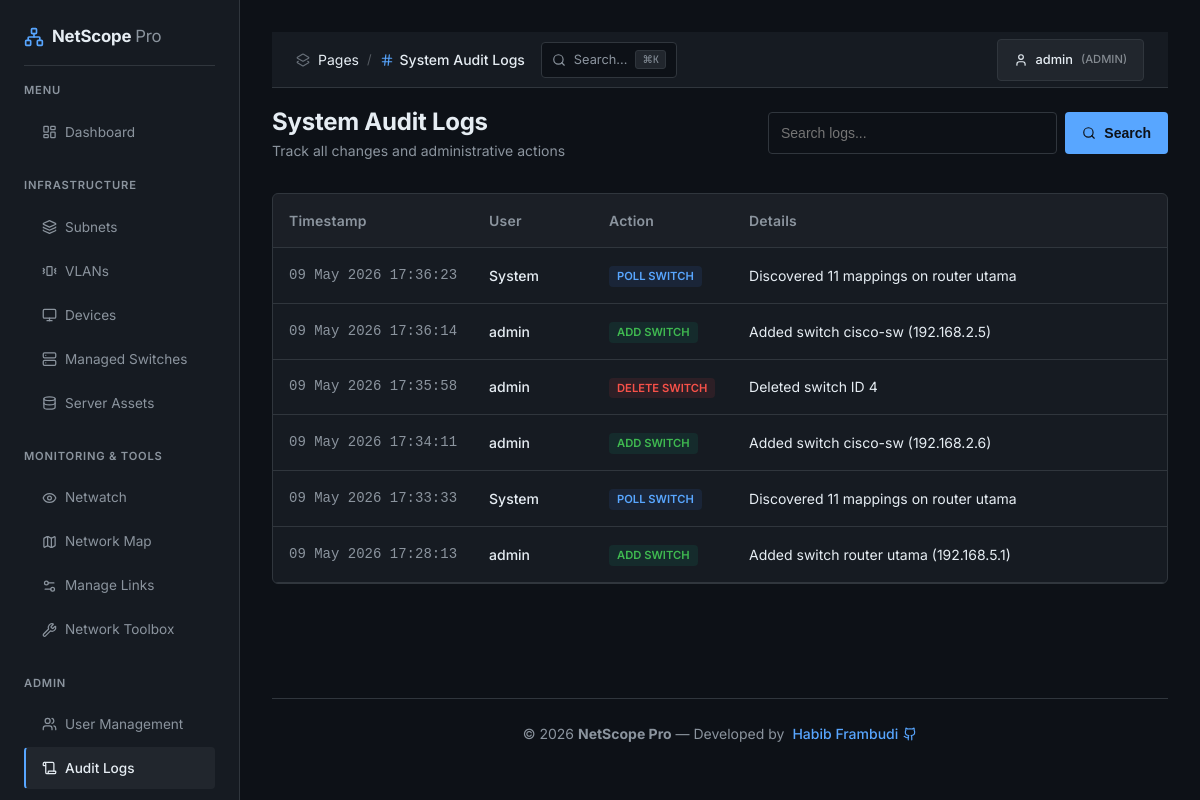
Page /logs.php (signed in) on the committed database.
### tables this page shows
CREATE TABLE `audit_logs` (
  `id` int(11) NOT NULL AUTO_INCREMENT,
  `user_id` int(11) DEFAULT NULL,
  `action` varchar(100) NOT NULL,
  `target_type` varchar(50) DEFAULT NULL,
  `target_id` int(11) DEFAULT NULL,
  `details` text DEFAULT NULL,
  `created_at` timestamp NOT NULL DEFAULT current_timestamp(),
  PRIMARY KEY (`id`),
  KEY `idx_created_at` (`created_at`)
);

CREATE TABLE `users` (
  `id` int(11) NOT NULL AUTO_INCREMENT,
  `username` varchar(50) NOT NULL,
  `password` varchar(255) NOT NULL,
  `email` varchar(100) DEFAULT NULL,
  `role` enum('admin','user','viewer') NOT NULL DEFAULT 'viewer',
  `created_at` timestamp NOT NULL DEFAULT current_timestamp(),
  PRIMARY KEY (`id`),
  UNIQUE KEY `username` (`username`)
);

### includes/config.php (called while the page is built, shortened)
<?php
function is_admin() {
    return isset($_SESSION['role']) && $_SESSION['role'] === 'admin';
}

### logs.php (the view, shortened to what this page needs)
<?php
require_once 'includes/config.php';
$db = get_db_connection();
$page = isset($_GET['page']) ? (int)$_GET['page'] : 1;
$limit = 50;
$offset = ($page - 1) * $limit;
$search = $_GET['search'] ?? '';
$where_clause = "";
$params = [];
$stmt = $db->prepare("SELECT a.*, u.username FROM audit_logs a LEFT JOIN users u ON a.user_id = u.id $where_clause ORDER BY a.created_at DESC LIMIT $limit OFFSET $offset");
$stmt->execute($params);
$logs = $stmt->fetchAll();
$page_title = 'System Audit Logs';
include 'includes/header.php';
?>
<div class="page-header">
    <div>
        <h1 style="font-size: 1.5rem;">System Audit Logs</h1>
        <p style="color: var(--text-muted); font-size: 0.875rem;">Track all changes and administrative actions</p>
    </div>
    <form action="" method="GET" style="display: flex; gap: 0.5rem; flex-wrap: wrap; width: 100%; max-width: 400px; justify-content: flex-end;">
        <input type="text" name="search" value="<?php echo htmlspecialchars($search); ?>" placeholder="Search logs..." class="input-control" style="flex: 1; min-width: 200px;">
        <button type="submit" class="btn btn-primary"><i data-lucide="search" style="width: 14px;"></i> Search</button>
    </form>
</div>
<div class="card" style="padding: 0; overflow: hidden;">
    <div class="table-responsive">
        <table style="width: 100%; border-collapse: collapse; text-align: left;">
            <thead>
                <tr style="border-bottom: 1px solid var(--border); background: rgba(255,255,255,0.02);">
                    <th style="padding: 1rem; color: var(--text-muted); font-size: 0.875rem; width: 180px;">Timestamp</th>
                    <th style="padding: 1rem; color: var(--text-muted); font-size: 0.875rem; width: 120px;">User</th>
                    <th style="padding: 1rem; color: var(--text-muted); font-size: 0.875rem; width: 140px;">Action</th>
                    <th style="padding: 1rem; color: var(--text-muted); font-size: 0.875rem;">Details</th>
                </tr>
            </thead>
            <tbody>
                <?php foreach ($logs as $log): ?>
                <tr style="border-bottom: 1px solid var(--border); transition: background 0.2s ease;">
                    <td style="padding: 1rem; font-size: 0.875rem; color: var(--text-muted); font-family: monospace; white-space: nowrap;">
                        <?php echo date('d M Y H:i:s', strtotime($log['created_at'])); ?>
                    </td>
                    <td style="padding: 1rem;">
                        <span style="font-size: 0.875rem; font-weight: 500;"><?php echo htmlspecialchars($log['username'] ?? 'System'); ?></span>
                    </td>
                    <td style="padding: 1rem;">
                        <?php
                            $badge_bg = 'rgba(59, 130, 246, 0.1)';
                            $badge_color = 'var(--primary)';
                            if (strpos($log['action'], 'delete') !== false) { $badge_bg = 'rgba(239, 68, 68, 0.1)'; $badge_color = 'var(--danger)'; }
                            if (strpos($log['action'], 'add') !== false) { $badge_bg = 'rgba(16, 185, 129, 0.1)'; $badge_color = 'var(--success)'; }
                        ?>
                        <span style="display: inline-block; padding: 2px 8px; border-radius: 4px; font-size: 0.7rem; font-weight: 600; text-transform: uppercase; background: <?php echo $badge_bg; ?>; color: <?php echo $badge_color; ?>; white-space: nowrap;">
                            <?php echo str_replace('_', ' ', $log['action']); ?>
                        </span>
                    </td>
                    <td style="padding: 1rem; font-size: 0.875rem; color: var(--text);">
                        <?php echo htmlspecialchars($log['details']); ?>
                    </td>
                </tr>
                <?php endforeach; ?>
            </tbody>
        </table>
    </div>
</div>
<?php include 'includes/footer.php'; ?>

### includes/header.php (shortened to what this page needs)
<!DOCTYPE html>
<html lang="en">
<head>
    <link rel="stylesheet" href="assets/css/style.css">
</head>
<body>
    <div class="app-container">
        <?php include 'sidebar.php'; ?>
        <main class="main-content">
            <header class="top-header">
                <div style="display: flex; align-items: center; gap: 1rem;">
                    <div class="breadcrumb" style="display: flex; align-items: center; gap: 8px;">
                        <i data-lucide="layers-2" style="width: 14px; color: var(--text-muted); opacity: 0.7;"></i>
                        <span class="text-muted">Pages</span>
                        <span style="opacity: 0.3; font-size: 0.8rem;">/</span>
                        <span style="display: flex; align-items: center; gap: 6px; font-weight: 500;">
                            <?php
                            $icon_map = ['Dashboard' => 'layout-dashboard', 'Reports' => 'bar-chart-3', 'Subnets' => 'layers', 'Devices' => 'monitor', 'Managed Switches' => 'server', 'Topology' => 'map'];
                            $current_icon = $icon_map[$page_title] ?? 'hash';
                            ?>
                            <i data-lucide="<?php echo $current_icon; ?>" style="width: 14px; color: var(--primary);"></i>
                            <?php echo isset($page_title) ? $page_title : 'Dashboard'; ?>
                        </span>
                    </div>
                    <div class="search-trigger" onclick="openSearch()" style="background: var(--background); border: 1px solid var(--border); padding: 5px 10px; border-radius: var(--radius-sm); display: flex; align-items: center; gap: 8px; cursor: pointer; transition: border-color 0.15s;">
                        <i data-lucide="search" style="width: 14px; color: var(--text-muted);"></i>
                        <span style="color: var(--text-muted); font-size: 0.8rem;">Search...</span>
                        <kbd style="background: var(--surface-light); border: 1px solid var(--border); color: var(--text-muted); padding: 1px 6px; border-radius: 3px; font-size: 0.65rem; font-family: 'JetBrains Mono', monospace;">⌘K</kbd>
                    </div>
                </div>
                <div class="user-menu">
                    <span class="btn btn-secondary" style="font-size: 0.8rem; gap: 8px;">
                        <i data-lucide="user" style="width: 14px;"></i>
                        <?php echo $_SESSION['username'] ?? 'User'; ?>
                        <span style="opacity: 0.5; font-size: 0.7rem;">(<?php echo strtoupper($_SESSION['role'] ?? 'viewer'); ?>)</span>
                    </span>
                </div>
            </header>
            <div class="content-wrapper mt-4">

### includes/sidebar.php (shortened to what this page needs)
<aside class="sidebar">
    <div class="sidebar-logo" style="display: flex; align-items: center; gap: 8px;">
        <i data-lucide="network" style="color: var(--primary); width: 20px;"></i>
        <h2 style="font-size: 1.05rem; font-weight: 700; color: var(--text); letter-spacing: -0.01em;">NetScope <span style="color: var(--text-muted); font-weight: 400;">Pro</span></h2>
    </div>
    <nav class="sidebar-nav">
        <?php
        $current = basename($_SERVER['PHP_SELF']);
        $menu_groups = [
            'Menu' => [
                ['index', 'layout-dashboard', 'Dashboard']
            ],
            'Infrastructure' => [
                ['subnets', 'layers', 'Subnets'],
                ['vlans', 'vibrate', 'VLANs'],
                ['devices', 'monitor', 'Devices'],
                ['switches', 'server', 'Managed Switches'],
                ['server-assets', 'database', 'Server Assets'],
            ],
            'Monitoring & Tools' => [
                ['netwatch', 'eye', 'Netwatch'],
                ['topology', 'map', 'Network Map'],
                ['topology-manager', 'settings-2', 'Manage Links'],
                ['tools', 'wrench', 'Network Toolbox'],
            ]
        ];
        foreach ($menu_groups as $group_label => $items):
        ?>
            <p class="section-label" style="margin: <?php echo $group_label === 'Menu' ? '0' : '1.5rem'; ?> 0 0.75rem;"><?php echo $group_label; ?></p>
            <ul style="display: flex; flex-direction: column; gap: 2px;">
            <?php
            foreach ($items as $item):
                $is_active = ($current == $item[0] . '.php');
            ?>
            <li>
                <a href="<?php echo $item[0]; ?>" class="btn <?php echo $is_active ? 'active' : ''; ?>" style="width: 100%; justify-content: flex-start; background: <?php echo $is_active ? 'var(--surface-light)' : 'transparent'; ?>; border-left: 2px solid <?php echo $is_active ? 'var(--primary)' : 'transparent'; ?>; color: <?php echo $is_active ? 'var(--text)' : 'var(--text-muted)'; ?>; font-weight: <?php echo $is_active ? '500' : '400'; ?>;">
                    <i data-lucide="<?php echo $item[1]; ?>" style="width: 15px;"></i> <?php echo $item[2]; ?>
                </a>
            </li>
            <?php endforeach; ?>
            </ul>
        <?php endforeach; ?>
        <?php if (is_admin()): ?>
        <p class="section-label" style="margin: 1.5rem 0 0.75rem;">Admin</p>
        <ul style="display: flex; flex-direction: column; gap: 2px;">
            <?php
            $admin_items = [
                ['users', 'users', 'User Management'],
                ['logs', 'scroll', 'Audit Logs'],
                ['settings', 'settings', 'System Settings'],
            ];
            foreach ($admin_items as $item):
                $is_active = ($current == $item[0] . '.php');
            ?>
            <li>
                <a href="<?php echo $item[0]; ?>" class="btn <?php echo $is_active ? 'active' : ''; ?>" style="width: 100%; justify-content: flex-start; background: <?php echo $is_active ? 'var(--surface-light)' : 'transparent'; ?>; border-left: 2px solid <?php echo $is_active ? 'var(--primary)' : 'transparent'; ?>; color: <?php echo $is_active ? 'var(--text)' : 'var(--text-muted)'; ?>; font-weight: <?php echo $is_active ? '500' : '400'; ?>;">
                    <i data-lucide="<?php echo $item[1]; ?>" style="width: 15px;"></i> <?php echo $item[2]; ?>
                </a>
            </li>
            <?php endforeach; ?>
        </ul>
        <?php endif; ?>
    </nav>
</aside>

### includes/footer.php (shortened to what this page needs)
            </div>
            <footer class="app-footer">
                <div style="display: flex; align-items: center; justify-content: center; gap: 8px;">
                    <span>&copy; <?php echo date('Y'); ?> <b><?php echo APP_NAME; ?></b> — Developed by </span>
                    <a href="https://github.com/frambudi75" target="_blank" style="display: flex; align-items: center; gap: 5px; color: var(--primary);">
                         Habib Frambudi
                    </a>
                </div>
            </footer>
        </main>
    </div>
</body>
</html>

### assets/css/style.css (style rules this page uses)
:root { --primary: #58a6ff; --primary-hover: #79b8ff; --secondary: #8b949e; --success: #3fb950; --warning: #d29922; --danger: #f85149; --background: #0d1117; --surface: #161b22; --surface-light: #21262d; --text: #e6edf3; --text-muted: #8b949e; --border: #30363d; --sidebar-width: 240px; --header-height: 56px; --radius: 6px; --radius-sm: 4px; --shadow: 0 1px 3px rgba(0, 0, 0, 0.3); --glass: #161b22; --chart-height: 320px; --brand-soft: rgba(88, 166, 255, 0.12); --warning-soft: rgba(210, 153, 34, 0.12); --success-soft: rgba(63, 185, 80, 0.12); --danger-soft: rgba(248, 81, 73, 0.12); --badge-bg: rgba(139, 148, 158, 0.15); }
* { margin: 0; padding: 0; box-sizing: border-box; }
html, body { height: 100%; }
body { font-family: 'Inter', -apple-system, BlinkMacSystemFont, sans-serif; background-color: var(--background); color: var(--text); line-height: 1.5; overflow-x: hidden; display: flex; flex-direction: column; font-size: 14px; }
a { text-decoration: none; color: inherit; transition: all 0.2s ease; }
ul { list-style: none; }
.app-container { display: flex; min-height: 100vh; }
.sidebar { width: var(--sidebar-width); background: var(--surface); border-right: 1px solid var(--border); padding: 1.5rem; position: fixed; height: 100vh; overflow-y: auto; z-index: 1000; transition: transform 0.3s ease; }
.main-content { flex: 1; margin-left: var(--sidebar-width); padding: 2rem; min-width: 0; transition: margin-left 0.3s ease; display: flex; flex-direction: column; min-height: 100vh; animation: fadeIn 0.4s ease-out; }
.content-wrapper { flex: 1; }
.app-footer { padding: 1.5rem 0; border-top: 1px solid var(--border); margin-top: auto; text-align: center; color: var(--text-muted); font-size: 0.875rem; }
.app-footer a { color: var(--primary); font-weight: 500; }
.page-header { display: flex; justify-content: space-between; align-items: center; margin-bottom: 2rem; flex-wrap: wrap; gap: 1rem; }
.table-responsive { overflow-x: auto; width: 100%; -webkit-overflow-scrolling: touch; }
.top-header { height: var(--header-height); background: var(--surface); border-bottom: 1px solid var(--border); display: flex; align-items: center; justify-content: space-between; padding: 0 1.5rem; position: sticky; top: 0; z-index: 90; }
.card { background: var(--surface); border-radius: var(--radius); padding: 1.25rem; border: 1px solid var(--border); transition: border-color 0.15s ease; }
.btn { display: inline-flex; align-items: center; gap: 0.5rem; padding: 0.5rem 1rem; border-radius: var(--radius-sm); font-weight: 500; font-size: 0.875rem; cursor: pointer; border: 1px solid transparent; transition: background-color 0.15s ease, border-color 0.15s ease; }
.btn-primary { background: var(--primary); color: #0d1117; font-weight: 600; }
.btn-secondary { background: var(--surface-light); color: var(--text); border-color: var(--border); }
.input-control { width: 100%; padding: 0.5rem 0.75rem; background: var(--background); border: 1px solid var(--border); border-radius: var(--radius-sm); color: var(--text); outline: none; font-size: 0.875rem; transition: border-color 0.15s ease; }
.mt-4 { margin-top: 1rem; }
table { font-size: 0.875rem; }
th { font-weight: 600; letter-spacing: 0.2px; }
tbody tr { transition: background-color 0.1s ease; }
.sidebar { border-right: 1px solid var(--border); background: var(--surface); }
.sidebar .btn { color: var(--text-muted); font-size: 0.85rem; }
.sidebar-logo { padding-bottom: 1rem; border-bottom: 1px solid var(--border); margin-bottom: 1rem; }
h1 { font-size: 1.5rem; font-weight: 700; letter-spacing: -0.01em; }
h2 { font-size: 1.25rem; font-weight: 600; }
.section-label { font-size: 0.7rem; color: var(--text-muted); text-transform: uppercase; letter-spacing: 0.8px; font-weight: 600; }

### includes/sidebar.php (style rules this page uses)
.sidebar .btn { transition: all 0.3s ease; }

### rows in the picture
audit_logs: created_at "09 May 2026 17:36:23", username "System", action "POLL SWITCH", details "Discovered 11 mappings on router utama"
audit_logs: created_at "09 May 2026 17:36:14", user.username "admin", action "ADD SWITCH", details "Added switch cisco-sw (192.168.2.5)"
audit_logs: created_at "09 May 2026 17:35:58", user.username "admin", action "DELETE SWITCH", details "Deleted switch ID 4"
audit_logs: created_at "09 May 2026 17:34:11", user.username "admin", action "ADD SWITCH", details "Added switch cisco-sw (192.168.2.6)"
audit_logs: created_at "09 May 2026 17:33:33", username "System", action "POLL SWITCH", details "Discovered 11 mappings on router utama"
audit_logs: created_at "09 May 2026 17:28:13", user.username "admin", action "ADD SWITCH", details "Added switch router utama (192.168.5.1)"

### other values in the picture
$group_label "MENU"
$item[2] "Dashboard"
$group_label "INFRASTRUCTURE"
$item[2] "Subnets"
$item[2] "VLANs"
$item[2] "Devices"
$item[2] "Managed Switches"
$item[2] "Server Assets"
$group_label "MONITORING & TOOLS"
$item[2] "Netwatch"
$item[2] "Network Map"
$item[2] "Manage Links"
$item[2] "Network Toolbox"
$item[2] "User Management"
$item[2] "Audit Logs"
